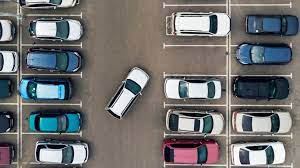
#> input picture gambar/mobilbanyak.jpg, 300 x 168 px; the run also reads 1 picture not shown here
$ python '7.MENGHITUNG DETEKSI SAWIT DENGAN TAMPLATE METCHING.py'
#> lines starting #> are read from the running program, lines starting #| are printed output that depends on the picture; after the words box and inside, x2 and y2 are one past the last pixel; in counts of white or black regions, pixels touching at a corner belong together
import cv2
import numpy as np
import matplotlib.pyplot as plt

# Tampilkan kedua gambar
from matplotlib import pyplot as plt

# Panggil dan konversi warna agar sesuai dengan Matplotlib
mobil = cv2.imread('gambar/mobil2.jpg')
mobil = cv2.cvtColor(mobil, cv2.COLOR_BGR2RGB)

# Panggil dan konversi warna agar sesuai dengan Matplotlib
parkir = cv2.imread('gambar/mobilbanyak.jpg')
#> parkir is the input picture: shape (168, 300, 3); mean B, G, R 111.9, 111.8, 112.3
parkir = cv2.cvtColor(parkir, cv2.COLOR_BGR2RGB)

plt.subplot(121),plt.imshow(mobil), plt.title('mobil')
plt.subplot(122),plt.imshow(parkir), plt.title('mobilbanyak')
plt.show()
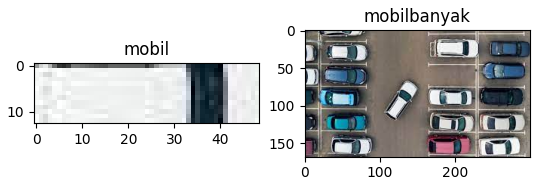
#> figure drawn by matplotlib, 2 panels


# Membaca gambar utuh untuk dicari
img_rgb = cv2.imread('gambar/mobilbanyak.jpg')
img_gray = cv2.cvtColor(img_rgb, cv2.COLOR_BGR2GRAY)
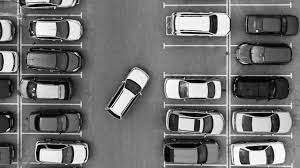
#> img_gray: shape (168, 300); min 0, max 255, mean 112

# Membaca template
template = cv2.imread('gambar/mobil2.jpg', 0)

# Ukuran template. Ukuran ini akan digunakan untuk menggambar kotak
w, h = template.shape[::-1]
#> w = 49; h = 13

# Menggunakan metode COEFF-NORMALIZED
res = cv2.matchTemplate(img_gray, template, cv2.TM_CCOEFF_NORMED)
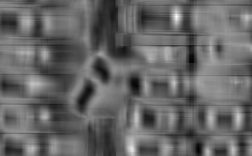
#> res: shape (156, 252) float32; min -0.688, max 1, mean -0.0105; drawn with min black and max white

# Mendapatkan posisi lokasi terbaik (koordinat x dan y) dari hasil pencocokan
min_val, max_val, min_loc, max_loc = cv2.minMaxLoc(res)
#> min_val = -0.688; max_val = 1; min_loc = (198, 149); max_loc = (176, 16)

# Mendefinisikan batasan ambang batas deteksi kemiripan titik
threshold = 0.5

# Mencari posisi lokasi yang melebihi ambang batas
loc = np.where(res >= threshold)
#> loc = 248 positions, rows 10 to 155, columns 30 to 247

# Membuat array kosong untuk menyimpan lokasi-lokasi dari hasil deteksi
lspoint = []
lspoint2 = []
count = 0  # Untuk menyimpan jumlah matching yang ditemukan

for pt in zip(*loc[::-1]):
    # Jika sudah ada, skip lokasi tersebut
    if pt[0] not in lspoint and pt[1] not in lspoint2:
        # Gambar persegi warna kuning dengan ketebalan dua poin
        cv2.rectangle(img_rgb, pt, (pt[0] + w, pt[1] + h), (0, 255, 255), 2)
        for i in range(pt[0] - 9, pt[0] + 9, 1):
            # Tambahkan koordinat x ke list
            lspoint.append(i)
        for k in range(pt[1] - 9, pt[1] + 9, 1):
            # Tambahkan koordinat y ke list
            lspoint2.append(k)
        count += 1  # Berapa jumlah matching yang ditemukan?
    else:
        continue
#> this loop made 248 passes
#> pt on passes 1 to 12: (176, 10), (175, 11), (176, 11), (177, 11), (175, 12), (176, 12), (177, 12), (175, 13), (176, 13), (177, 13), (173, 14), (174, 14)
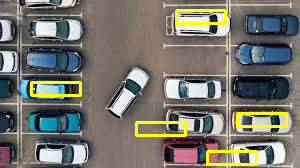
#> img_rgb: shape (168, 300, 3); 3.65% of pixels changed, all inside (x1, y1, x2, y2) = (30, 9, 288, 166)
#> after the loop, count = 5; lspoint = 90 values, max 245 at index 53, min 22 at index 18, mean 156.9; lspoint2 = 90 values, max 159 at index 89, min 1 at index 0, mean 95.1

print("Jumlah objek ditemukan:", count)
#| Jumlah objek ditemukan: 5

# Tampilkan dengan imshow
plt.imshow(cv2.cvtColor(img_rgb, cv2.COLOR_BGR2RGB))
plt.show()
